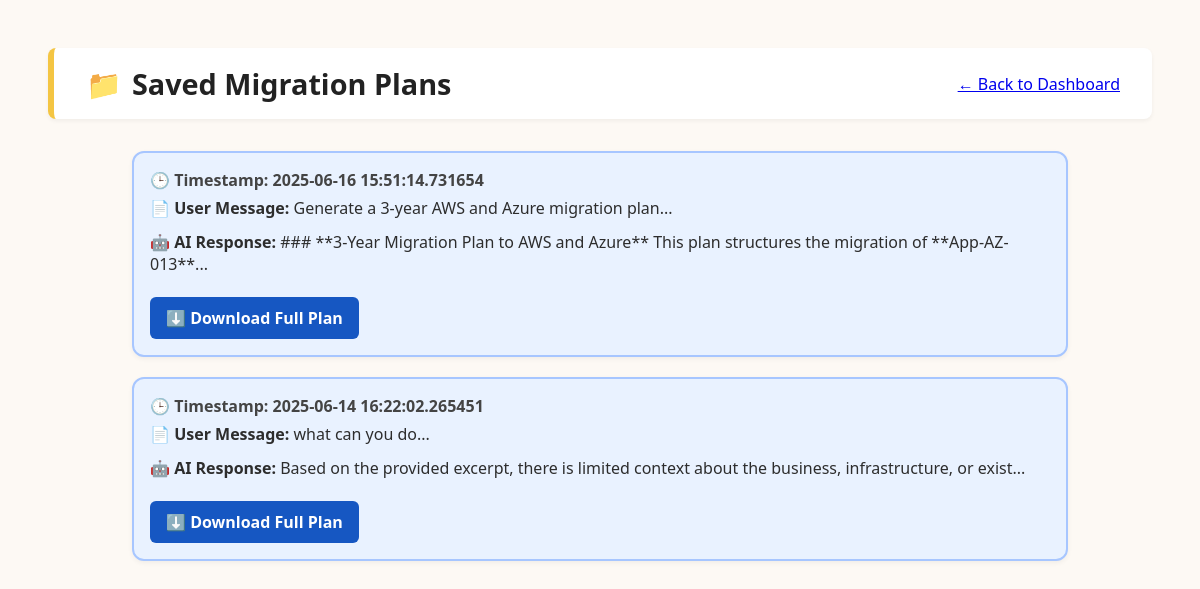
The app's page /plans, older data.
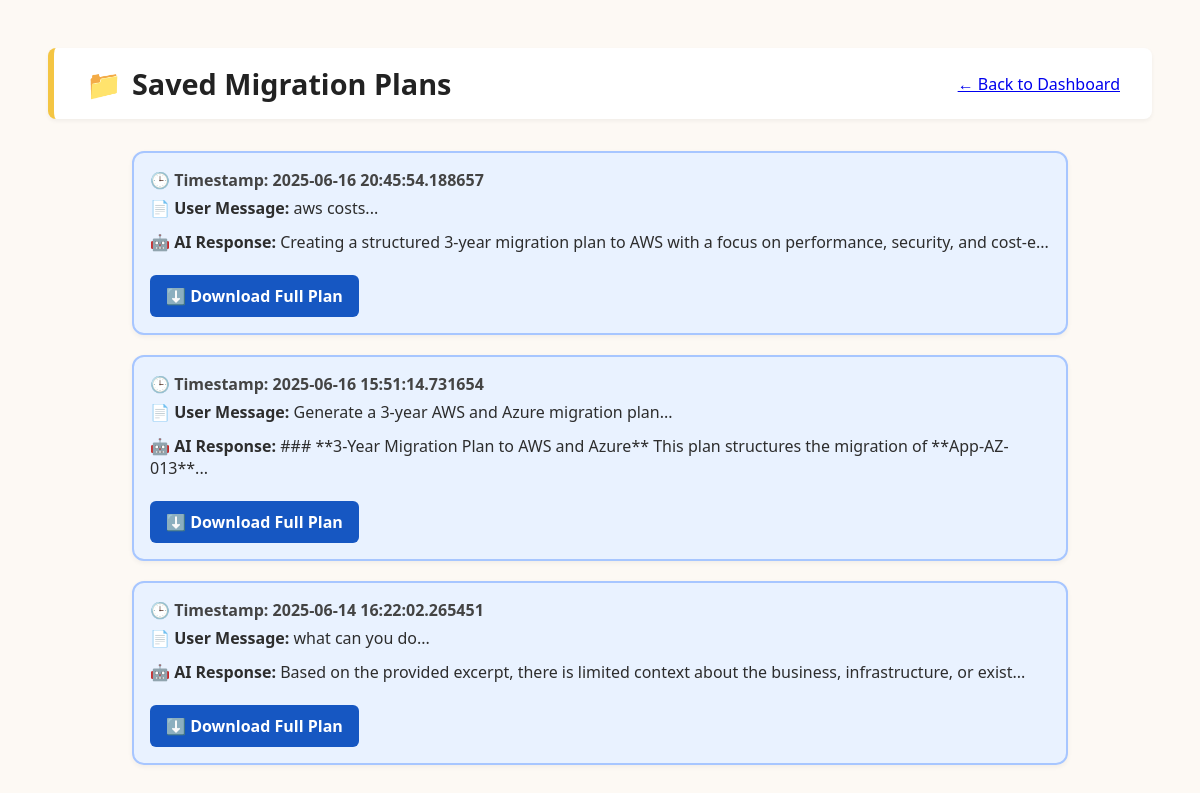
The same page, newer data.
### models.py (models this page shows)
class ChatHistory(Base):
    __tablename__ = "chat_history"
    id = Column(Integer, primary_key=True)
    session_id = Column(String(64))  # Unique identifier per chat session
    user_input = Column(Text)
    ai_response = Column(Text)
    timestamp = Column(DateTime, default=datetime.utcnow)

### app.py (the view)
@app.route("/plans")
def list_plans():
    keywords = ["migration", "plan"]
    db_session = SessionLocal()
    filters = [ChatHistory.ai_response.ilike(f"%{kw}%") for kw in keywords]
    plans = db_session.query(ChatHistory)\
        .filter(or_(*filters))\
        .order_by(ChatHistory.timestamp.desc())\
        .all()
    db_session.close()
    return render_template("plans.html", plans=plans)

### templates/plans.html (shortened to what this page needs)
<!DOCTYPE html>
<html lang="en">
<head>
</head>
<body style="background-color: #FDF9F4;">
      <header>
<div class="header-row">
  <h2><span class="folder-icon">📁</span> Saved Migration Plans</h2>
    <a href="/" style="float: right; margin-top: -30px;">← Back to Dashboard</a>
  </div>
</header>
  <div class="container">
  {% for plan in plans %}
<div class="plan-card">
  <div class="timestamp">🕒 <strong>Timestamp:</strong> {{ plan.timestamp }}</div>
  <div class="user-message">📄 <strong>User Message:</strong> {{ plan.user_input[:60] }}...</div>
  <div class="ai-response">🤖 <strong>AI Response:</strong> {{ plan.ai_response[:100] }}...</div>
  <a class="download-button" target="_blank" href="/plans/{{ plan.id }}">⬇️ Download Full Plan</a>
</div>
  {% else %}
    <p>No plans saved yet.</p>
  {% endfor %}
  </div>
</body>
</html>

### templates/plans.html (style rules this page uses)
body { font-family: 'Segoe UI', sans-serif; background: #f0f4f8; padding: 40px; color: #1f2937; }
.plan-card { background-color: #e9f2ff; border: 2px solid #a7c6ff; border-radius: 12px; padding: 16px; margin: 20px auto; max-width: 900px; box-shadow: 0 2px 5px rgba(0, 0, 0, 0.05); }
.plan-card .timestamp { font-weight: bold; color: #444; margin-bottom: 6px; }
.plan-card .user-message, .plan-card .ai-response { margin-bottom: 12px; color: #2d2d2d; }
.download-button { display: inline-block; background-color: #1657c2; color: white; font-weight: bold; padding: 10px 16px; text-decoration: none; border-radius: 6px; margin-top: 10px; }
.header-row { background-color: #fff; padding: 1rem 2rem; margin-bottom: 2rem; border-radius: 8px; border-left: 6px solid #f4c542; box-shadow: 0 2px 4px rgba(0, 0, 0, 0.05); }
.header-row h2 { font-size: 1.8rem; display: flex; align-items: center; color: #222; margin: 0; }
.folder-icon { font-size: 1.8rem; margin-right: 10px; }

Row changes from the older to the newer data that the page shows:
added ChatHistory: timestamp "2025-06-16 20:45:54.188657", user_input "aws costs", ai_response "Creating a structured 3-year migration plan to AWS with a focus on performance, security, and cost-e"
